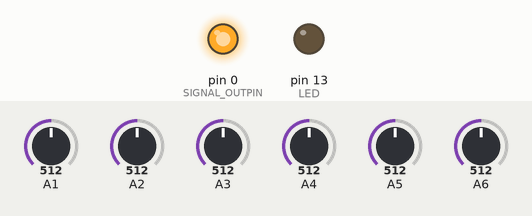
Bench run of a sketch on a simulated Arduino Uno, built with avr-gcc and run on an emulated ATmega328P. Parts: output pins drawn as LEDs (lit = HIGH). The inputs (shaded band) are chosen by the test bench; at power-on: A1 = 512, A2 = 512, A3 = 512, A4 = 512, A5 = 512, A6 = 512.

Above: at 0.1 s.
Timing chart, 0 to 1.6 s (numbered marks = the images above):
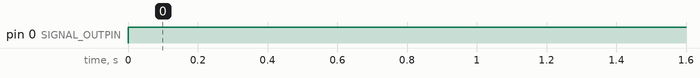

Measured:
- by itself, pin 0 (SIGNAL_OUTPIN): LOW → HIGH at 0.00 s

The sketch:

sensor.ino
```cpp
#define LED 13
#define SIGNAL_OUTPIN 0

int sensorPins[] = {3,9,10,2,1,4,6,5};
float arctan7_13;

float mapFloat(float InputValue, float InputLower, float InputUpper, float OutputLower, float OutputUpper){
  float value = (OutputUpper-OutputLower)*(InputValue - InputLower) / (InputUpper - InputLower) + OutputLower;
  return max(min(value, OutputUpper), OutputLower);
}

float ReadSensorBinary(int sensorNum){
  int state = 0;
  if( analogRead(sensorPins[sensorNum]) >1020) state = 1;
  return state;
}

float sensorDistance[] = {-7, -5, -3, -1, 1, 3, 5, 7};
float getThetaWithArctan(){
  float theta = 0;
  float distance = 0;
  int sensorBlackCount = 0;
  for(int i=0; i<8; i++){
    int sensorValue = ReadSensorBinary(i);
    distance += sensorValue*sensorDistance[i];
    sensorBlackCount += sensorValue;
  }
  if(sensorBlackCount>0){
    distance = distance/sensorBlackCount;
    theta = atan(distance/13);
    return theta;
  }else{
    return 0;
  }
}

void initAll(){
  pinMode(LED, OUTPUT);
  pinMode(SIGNAL_OUTPIN, OUTPUT);
  pinMode(sensorPins[0], INPUT);
  pinMode(sensorPins[1], INPUT);
  pinMode(sensorPins[2], INPUT);
  pinMode(sensorPins[3], INPUT);
  pinMode(sensorPins[4], INPUT);
  pinMode(sensorPins[5], INPUT);
  pinMode(sensorPins[6], INPUT);
  pinMode(sensorPins[7], INPUT);
  arctan7_13 = atan(7.0/13.0);

}

void setup(){
  initAll();
}

void loop(){
  analogWrite(SIGNAL_OUTPIN, mapFloat(getThetaWithArctan(),-arctan7_13,arctan7_13,0,700));
}
```
